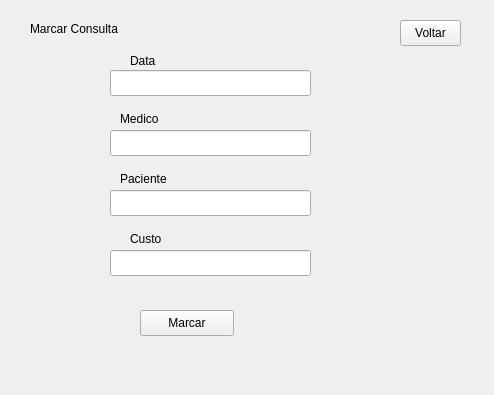
<?xml version="1.0" encoding="UTF-8"?>
<ui version="4.0">
 <class>TelaMarcarConsulta</class>
 <widget class="QWidget" name="TelaMarcarConsulta">
  <property name="geometry">
   <rect>
    <x>0</x>
    <y>0</y>
    <width>494</width>
    <height>395</height>
   </rect>
  </property>
  <property name="windowTitle">
   <string>Form</string>
  </property>
  <widget class="QLineEdit" name="lineEditData">
   <property name="geometry">
    <rect>
     <x>110</x>
     <y>70</y>
     <width>201</width>
     <height>26</height>
    </rect>
   </property>
  </widget>
  <widget class="QLabel" name="label">
   <property name="geometry">
    <rect>
     <x>130</x>
     <y>50</y>
     <width>31</width>
     <height>21</height>
    </rect>
   </property>
   <property name="text">
    <string>Data</string>
   </property>
  </widget>
  <widget class="QLabel" name="labelMedico">
   <property name="geometry">
    <rect>
     <x>120</x>
     <y>110</y>
     <width>51</width>
     <height>18</height>
    </rect>
   </property>
   <property name="text">
    <string>Medico</string>
   </property>
  </widget>
  <widget class="QLineEdit" name="lineEditMedico">
   <property name="geometry">
    <rect>
     <x>110</x>
     <y>130</y>
     <width>201</width>
     <height>26</height>
    </rect>
   </property>
  </widget>
  <widget class="QLabel" name="labelPaciente">
   <property name="geometry">
    <rect>
     <x>120</x>
     <y>170</y>
     <width>61</width>
     <height>18</height>
    </rect>
   </property>
   <property name="text">
    <string>Paciente</string>
   </property>
  </widget>
  <widget class="QLineEdit" name="lineEditPaciente">
   <property name="geometry">
    <rect>
     <x>110</x>
     <y>190</y>
     <width>201</width>
     <height>26</height>
    </rect>
   </property>
  </widget>
  <widget class="QLabel" name="labelCusto">
   <property name="geometry">
    <rect>
     <x>130</x>
     <y>230</y>
     <width>41</width>
     <height>18</height>
    </rect>
   </property>
   <property name="text">
    <string>Custo</string>
   </property>
  </widget>
  <widget class="QLineEdit" name="lineEditCusto">
   <property name="geometry">
    <rect>
     <x>110</x>
     <y>250</y>
     <width>201</width>
     <height>26</height>
    </rect>
   </property>
  </widget>
  <widget class="QPushButton" name="pushButtonMarcar">
   <property name="geometry">
    <rect>
     <x>140</x>
     <y>310</y>
     <width>94</width>
     <height>26</height>
    </rect>
   </property>
   <property name="text">
    <string>Marcar</string>
   </property>
  </widget>
  <widget class="QPushButton" name="pushButtonVoltar">
   <property name="geometry">
    <rect>
     <x>400</x>
     <y>20</y>
     <width>61</width>
     <height>26</height>
    </rect>
   </property>
   <property name="text">
    <string>Voltar</string>
   </property>
  </widget>
  <widget class="QLabel" name="label_2">
   <property name="geometry">
    <rect>
     <x>30</x>
     <y>20</y>
     <width>111</width>
     <height>18</height>
    </rect>
   </property>
   <property name="text">
    <string>Marcar Consulta</string>
   </property>
  </widget>
 </widget>
 <resources/>
 <connections/>
</ui>
